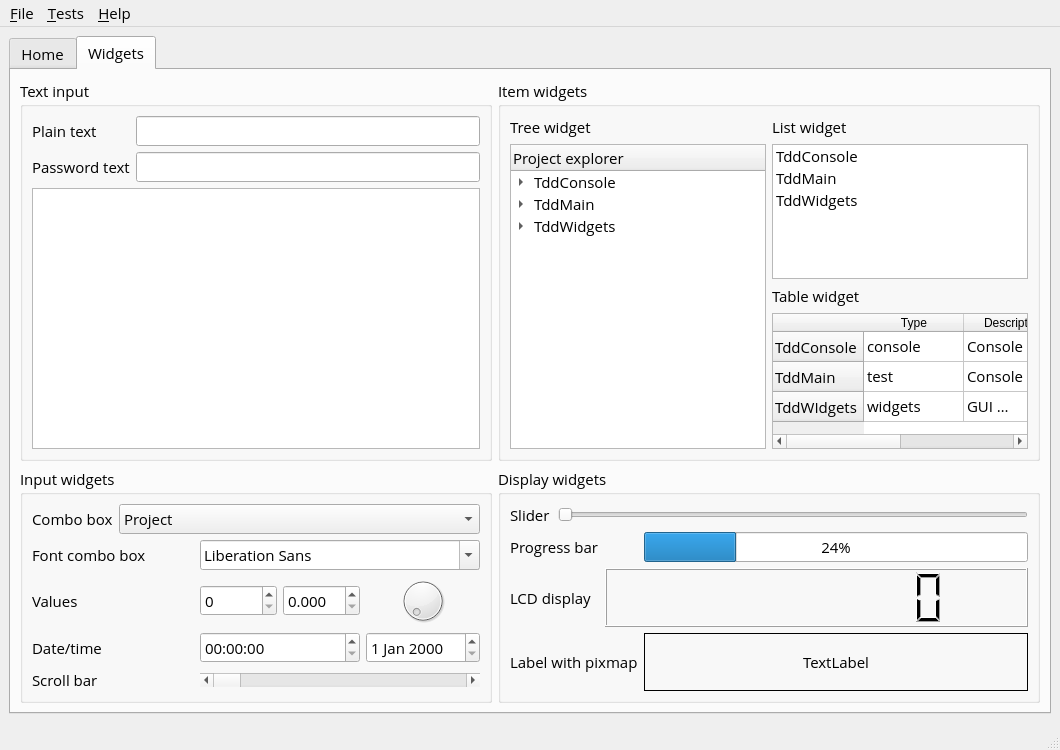
<?xml version="1.0" encoding="UTF-8"?>
<ui version="4.0">
 <class>MainWindow</class>
 <widget class="QMainWindow" name="MainWindow">
  <property name="geometry">
   <rect>
    <x>0</x>
    <y>0</y>
    <width>1060</width>
    <height>750</height>
   </rect>
  </property>
  <property name="minimumSize">
   <size>
    <width>1060</width>
    <height>750</height>
   </size>
  </property>
  <property name="maximumSize">
   <size>
    <width>1060</width>
    <height>750</height>
   </size>
  </property>
  <property name="font">
   <font>
    <family>Open Sans</family>
    <pointsize>11</pointsize>
   </font>
  </property>
  <property name="windowTitle">
   <string>Widgets TDD Test</string>
  </property>
  <property name="windowIcon">
   <iconset resource="res/resources.qrc">
    <normaloff>:/icons/logo.png</normaloff>:/icons/logo.png</iconset>
  </property>
  <widget class="QWidget" name="centralwidget">
   <layout class="QGridLayout" name="gridLayout">
    <item row="0" column="0">
     <widget class="QTabWidget" name="tabWidget">
      <property name="currentIndex">
       <number>1</number>
      </property>
      <widget class="QWidget" name="tabHome">
       <attribute name="title">
        <string>Home</string>
       </attribute>
       <layout class="QGridLayout" name="gridLayout_3">
        <item row="0" column="0">
         <widget class="QLabel" name="labelLogo">
          <property name="text">
           <string/>
          </property>
          <property name="pixmap">
           <pixmap resource="res/resources.qrc">:/icons/wallpaper.png</pixmap>
          </property>
          <property name="alignment">
           <set>Qt::AlignCenter</set>
          </property>
         </widget>
        </item>
       </layout>
      </widget>
      <widget class="QWidget" name="tabWidgets">
       <attribute name="title">
        <string>Widgets</string>
       </attribute>
       <layout class="QGridLayout" name="gridLayout_7">
        <item row="0" column="0">
         <widget class="QGroupBox" name="groupBoxTextInput">
          <property name="title">
           <string>Text input</string>
          </property>
          <layout class="QGridLayout" name="gridLayout_2">
           <item row="1" column="0">
            <widget class="QLabel" name="labelPassword">
             <property name="text">
              <string>Password text</string>
             </property>
            </widget>
           </item>
           <item row="0" column="1">
            <widget class="QLineEdit" name="lineEditPlain">
             <property name="toolTip">
              <string>Sam Vimes</string>
             </property>
             <property name="placeholderText">
              <string extracomment="Type sometbhing here"/>
             </property>
             <property name="clearButtonEnabled">
              <bool>true</bool>
             </property>
            </widget>
           </item>
           <item row="0" column="0">
            <widget class="QLabel" name="labelPlainText">
             <property name="text">
              <string>Plain text</string>
             </property>
            </widget>
           </item>
           <item row="1" column="1">
            <widget class="QLineEdit" name="lineEditPassword">
             <property name="toolTip">
              <string>Rincewind</string>
             </property>
             <property name="echoMode">
              <enum>QLineEdit::Password</enum>
             </property>
            </widget>
           </item>
           <item row="2" column="0" colspan="2">
            <widget class="QTextEdit" name="textEdit">
             <property name="toolTip">
              <string>Lord Vetinari</string>
             </property>
            </widget>
           </item>
          </layout>
         </widget>
        </item>
        <item row="0" column="1">
         <widget class="QGroupBox" name="groupBoxItemWidgets">
          <property name="title">
           <string>Item widgets</string>
          </property>
          <layout class="QGridLayout" name="gridLayout_4">
           <item row="0" column="0">
            <widget class="QLabel" name="label">
             <property name="text">
              <string>Tree widget</string>
             </property>
            </widget>
           </item>
           <item row="0" column="1">
            <widget class="QLabel" name="label_2">
             <property name="text">
              <string>List widget</string>
             </property>
            </widget>
           </item>
           <item row="1" column="0" rowspan="3">
            <widget class="QTreeWidget" name="treeWidget">
             <property name="toolTip">
              <string>Lu Tze</string>
             </property>
             <column>
              <property name="text">
               <string>Project explorer</string>
              </property>
             </column>
             <item>
              <property name="text">
               <string>TddConsole</string>
              </property>
              <item>
               <property name="text">
                <string>sources</string>
               </property>
              </item>
              <item>
               <property name="text">
                <string>includes</string>
               </property>
              </item>
              <item>
               <property name="text">
                <string>resources</string>
               </property>
              </item>
             </item>
             <item>
              <property name="text">
               <string>TddMain</string>
              </property>
              <item>
               <property name="text">
                <string>sources</string>
               </property>
              </item>
              <item>
               <property name="text">
                <string>includes</string>
               </property>
              </item>
              <item>
               <property name="text">
                <string>resources</string>
               </property>
              </item>
             </item>
             <item>
              <property name="text">
               <string>TddWidgets</string>
              </property>
              <item>
               <property name="text">
                <string>sources</string>
               </property>
              </item>
              <item>
               <property name="text">
                <string>includes</string>
               </property>
              </item>
              <item>
               <property name="text">
                <string>resources</string>
               </property>
              </item>
             </item>
            </widget>
           </item>
           <item row="1" column="1">
            <widget class="QListWidget" name="listWidget">
             <property name="toolTip">
              <string>Angua</string>
             </property>
             <item>
              <property name="text">
               <string>TddConsole</string>
              </property>
             </item>
             <item>
              <property name="text">
               <string>TddMain</string>
              </property>
             </item>
             <item>
              <property name="text">
               <string>TddWidgets</string>
              </property>
             </item>
            </widget>
           </item>
           <item row="2" column="1">
            <widget class="QLabel" name="label_3">
             <property name="text">
              <string>Table widget</string>
             </property>
            </widget>
           </item>
           <item row="3" column="1">
            <widget class="QTableWidget" name="tableWidget">
             <property name="toolTip">
              <string>The Librarian</string>
             </property>
             <row>
              <property name="text">
               <string>TddConsole</string>
              </property>
             </row>
             <row>
              <property name="text">
               <string>TddMain</string>
              </property>
             </row>
             <row>
              <property name="text">
               <string>TddWIdgets</string>
              </property>
             </row>
             <column>
              <property name="text">
               <string>Type</string>
              </property>
             </column>
             <column>
              <property name="text">
               <string>Description</string>
              </property>
             </column>
             <item row="0" column="0">
              <property name="text">
               <string>console</string>
              </property>
             </item>
             <item row="0" column="1">
              <property name="text">
               <string>Console application using Golding's Gym template</string>
              </property>
             </item>
             <item row="1" column="0">
              <property name="text">
               <string>test</string>
              </property>
             </item>
             <item row="1" column="1">
              <property name="text">
               <string>Console application using Qt Test Application template</string>
              </property>
             </item>
             <item row="2" column="0">
              <property name="text">
               <string>widgets</string>
              </property>
             </item>
             <item row="2" column="1">
              <property name="text">
               <string>GUI application using Qt WIdgets Application template</string>
              </property>
             </item>
            </widget>
           </item>
          </layout>
         </widget>
        </item>
        <item row="1" column="0">
         <widget class="QGroupBox" name="groupBoxInputWidgets">
          <property name="title">
           <string>Input widgets</string>
          </property>
          <layout class="QGridLayout" name="gridLayout_5">
           <item row="0" column="0">
            <widget class="QLabel" name="label_4">
             <property name="text">
              <string>Combo box</string>
             </property>
            </widget>
           </item>
           <item row="0" column="1" colspan="4">
            <widget class="QComboBox" name="comboBox">
             <property name="toolTip">
              <string>Granny Weatherwax</string>
             </property>
             <item>
              <property name="text">
               <string>Project</string>
              </property>
             </item>
             <item>
              <property name="text">
               <string>Class</string>
              </property>
             </item>
             <item>
              <property name="text">
               <string>Header</string>
              </property>
             </item>
             <item>
              <property name="text">
               <string>Footer</string>
              </property>
             </item>
             <item>
              <property name="text">
               <string>.pro</string>
              </property>
             </item>
             <item>
              <property name="text">
               <string>JavaScript</string>
              </property>
             </item>
             <item>
              <property name="text">
               <string>Python</string>
              </property>
             </item>
            </widget>
           </item>
           <item row="1" column="0" colspan="2">
            <widget class="QLabel" name="label_5">
             <property name="text">
              <string>Font combo box</string>
             </property>
            </widget>
           </item>
           <item row="1" column="2" colspan="3">
            <widget class="QFontComboBox" name="fontComboBox">
             <property name="toolTip">
              <string>Nanny Ogg</string>
             </property>
            </widget>
           </item>
           <item row="2" column="0">
            <widget class="QLabel" name="label_6">
             <property name="text">
              <string>Values</string>
             </property>
            </widget>
           </item>
           <item row="2" column="2">
            <widget class="QSpinBox" name="spinBox">
             <property name="toolTip">
              <string>Magrat</string>
             </property>
            </widget>
           </item>
           <item row="2" column="3">
            <widget class="QDoubleSpinBox" name="doubleSpinBox">
             <property name="toolTip">
              <string>Blind Io</string>
             </property>
             <property name="decimals">
              <number>3</number>
             </property>
            </widget>
           </item>
           <item row="2" column="4">
            <widget class="QDial" name="dial">
             <property name="toolTip">
              <string>Cohen the Barbarian</string>
             </property>
             <property name="notchesVisible">
              <bool>false</bool>
             </property>
            </widget>
           </item>
           <item row="3" column="0">
            <widget class="QLabel" name="label_7">
             <property name="text">
              <string>Date/time</string>
             </property>
            </widget>
           </item>
           <item row="3" column="2" colspan="2">
            <widget class="QTimeEdit" name="timeEdit"/>
           </item>
           <item row="3" column="4">
            <widget class="QDateEdit" name="dateEdit"/>
           </item>
           <item row="4" column="0" colspan="2">
            <widget class="QLabel" name="label_8">
             <property name="text">
              <string>Scroll bar</string>
             </property>
            </widget>
           </item>
           <item row="4" column="2" colspan="3">
            <widget class="QScrollBar" name="horizontalScrollBar">
             <property name="orientation">
              <enum>Qt::Horizontal</enum>
             </property>
            </widget>
           </item>
          </layout>
         </widget>
        </item>
        <item row="1" column="1">
         <widget class="QGroupBox" name="groupBoxDisplayWidgets">
          <property name="title">
           <string>Display widgets</string>
          </property>
          <layout class="QGridLayout" name="gridLayout_6">
           <item row="0" column="0">
            <widget class="QLabel" name="label_9">
             <property name="text">
              <string>Slider</string>
             </property>
            </widget>
           </item>
           <item row="0" column="1" colspan="3">
            <widget class="QSlider" name="horizontalSlider">
             <property name="orientation">
              <enum>Qt::Horizontal</enum>
             </property>
            </widget>
           </item>
           <item row="1" column="0" colspan="2">
            <widget class="QLabel" name="label_10">
             <property name="text">
              <string>Progress bar</string>
             </property>
            </widget>
           </item>
           <item row="1" column="3">
            <widget class="QProgressBar" name="progressBar">
             <property name="value">
              <number>24</number>
             </property>
            </widget>
           </item>
           <item row="2" column="0" colspan="2">
            <widget class="QLabel" name="label_11">
             <property name="text">
              <string>LCD display</string>
             </property>
            </widget>
           </item>
           <item row="2" column="2" colspan="2">
            <widget class="QLCDNumber" name="lcdNumber">
             <property name="digitCount">
              <number>9</number>
             </property>
            </widget>
           </item>
           <item row="3" column="0" colspan="3">
            <widget class="QLabel" name="label_12">
             <property name="text">
              <string>Label with pixmap</string>
             </property>
            </widget>
           </item>
           <item row="3" column="3">
            <widget class="QLabel" name="labelImage">
             <property name="frameShape">
              <enum>QFrame::Box</enum>
             </property>
             <property name="text">
              <string>TextLabel</string>
             </property>
             <property name="scaledContents">
              <bool>false</bool>
             </property>
             <property name="alignment">
              <set>Qt::AlignCenter</set>
             </property>
            </widget>
           </item>
          </layout>
         </widget>
        </item>
       </layout>
      </widget>
     </widget>
    </item>
   </layout>
  </widget>
  <widget class="QMenuBar" name="menubar">
   <property name="geometry">
    <rect>
     <x>0</x>
     <y>0</y>
     <width>1060</width>
     <height>26</height>
    </rect>
   </property>
   <widget class="QMenu" name="menu_File">
    <property name="title">
     <string>&amp;File</string>
    </property>
    <addaction name="actionNewProject"/>
    <addaction name="actionPreferencesDialog"/>
    <addaction name="separator"/>
    <addaction name="actionExit"/>
   </widget>
   <widget class="QMenu" name="menu_Help">
    <property name="title">
     <string>&amp;Help</string>
    </property>
    <addaction name="actionAbout"/>
    <addaction name="actionAboutQt"/>
   </widget>
   <widget class="QMenu" name="menu_Tests">
    <property name="title">
     <string>&amp;Tests</string>
    </property>
    <addaction name="actionWidgets"/>
    <addaction name="actionPreferences"/>
    <addaction name="actionWizard"/>
   </widget>
   <addaction name="menu_File"/>
   <addaction name="menu_Tests"/>
   <addaction name="menu_Help"/>
  </widget>
  <widget class="QStatusBar" name="statusbar"/>
  <action name="actionNewProject">
   <property name="text">
    <string>New &amp;project</string>
   </property>
  </action>
  <action name="actionExit">
   <property name="text">
    <string>E&amp;xit</string>
   </property>
  </action>
  <action name="actionAbout">
   <property name="text">
    <string>A&amp;bout</string>
   </property>
  </action>
  <action name="actionAboutQt">
   <property name="text">
    <string>About &amp;Qt</string>
   </property>
  </action>
  <action name="actionWidgets">
   <property name="text">
    <string>Widgets</string>
   </property>
  </action>
  <action name="actionBrowser">
   <property name="text">
    <string>Browser</string>
   </property>
  </action>
  <action name="actionWizard">
   <property name="text">
    <string>Wizard</string>
   </property>
  </action>
  <action name="actionPreferencesDialog">
   <property name="text">
    <string>&amp;Preferences</string>
   </property>
  </action>
  <action name="actionPreferences">
   <property name="text">
    <string>Preferences</string>
   </property>
  </action>
 </widget>
 <tabstops>
  <tabstop>lineEditPlain</tabstop>
  <tabstop>lineEditPassword</tabstop>
  <tabstop>textEdit</tabstop>
  <tabstop>treeWidget</tabstop>
  <tabstop>listWidget</tabstop>
  <tabstop>tableWidget</tabstop>
  <tabstop>comboBox</tabstop>
  <tabstop>fontComboBox</tabstop>
  <tabstop>spinBox</tabstop>
  <tabstop>doubleSpinBox</tabstop>
  <tabstop>dial</tabstop>
  <tabstop>timeEdit</tabstop>
  <tabstop>dateEdit</tabstop>
  <tabstop>horizontalSlider</tabstop>
  <tabstop>tabWidget</tabstop>
 </tabstops>
 <resources>
  <include location="res/resources.qrc"/>
 </resources>
 <connections/>
</ui>
